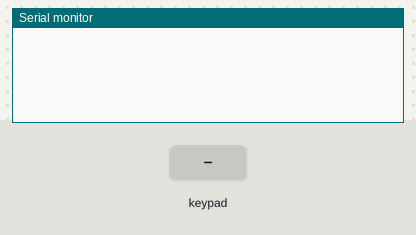
Bench run of a sketch on a simulated Arduino Uno, built with avr-gcc and run on an emulated ATmega328P. Parts: the last lines printed to the serial monitor. The test bench sets the inputs (shaded band).

Above: at 1.2 s.
1.3 s: key '1' pressed
At 1.9 s:
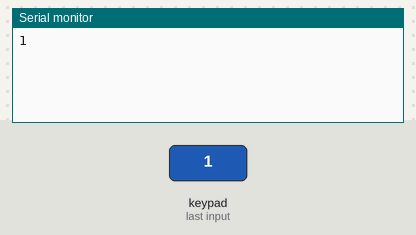
2.8 s: keypad keys 1 3 1 2 1 1 1 0 # pressed 0.4 s apart
At 6.7 s:
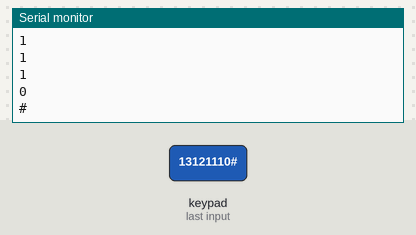
7.9 s: key 'A' pressed
At 9.1 s:
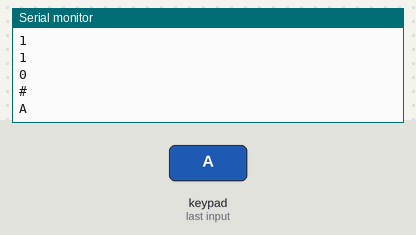
9.4 s: keypad keys 1 3 1 2 1 1 1 0 * pressed 0.4 s apart
At 14.1 s:
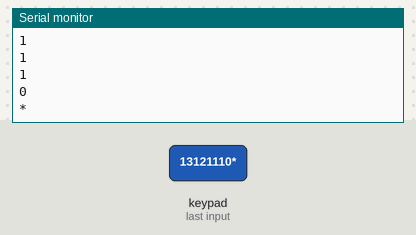
14.5 s: key 'B' pressed
At 15.5 s:
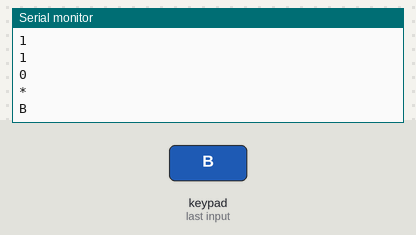
16.0 s: keypad keys 1 3 1 2 1 1 1 0 D pressed 0.4 s apart
At 20.3 s:
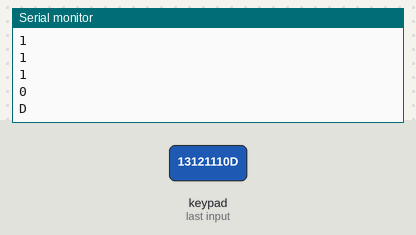
Timing chart, 0 to 21.8 s (numbered marks = the images above; inputs shaded):
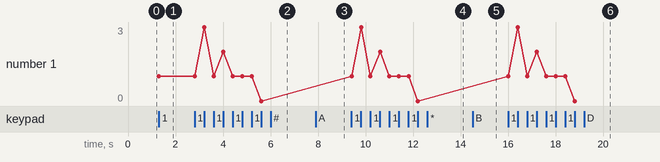

The sketch:

_keypad_printing1.ino
```cpp
// C++ code
//
#include <Keypad.h>

const byte numRows= 4; //number of rows on the keypad
const byte numCols= 4; //number of columns on the keypad

char keymap[numRows][numCols]=
{
{'1', '2', '3', 'A'},
{'4', '5', '6', 'B'},
{'7', '8', '9', 'C'},
{'*', '0', '#', 'D'}
};


byte rowPins[numRows] = {13,12,11,10}; //Rows 0 to 3
byte colPins[numCols]= {7,6,5,4};

Keypad myKeypad= Keypad(makeKeymap(keymap), rowPins, colPins, numRows, numCols);

void setup()
{
Serial.begin(9600);
}
void loop()
{
char keypressed = myKeypad.getKey();
if (keypressed != NO_KEY)
{
Serial.println(keypressed);
}
}
```

Measured:
- after the input at 1.3 s, the serial monitor: prints a new line at once (image 1)
- after the input at 2.8 s, the serial monitor: prints a new line after 0.41 s (image 2)
- after the input at 7.9 s, the serial monitor: prints a new line at once (image 3)
- after the input at 9.4 s, the serial monitor: prints a new line at once (image 4)
- after the input at 14.5 s, the serial monitor: prints a new line at once (image 5)
- after the input at 16.0 s, the serial monitor: prints a new line at once (image 6)
- plotted number 1: 1 → 0 after the input at 2.8 s
